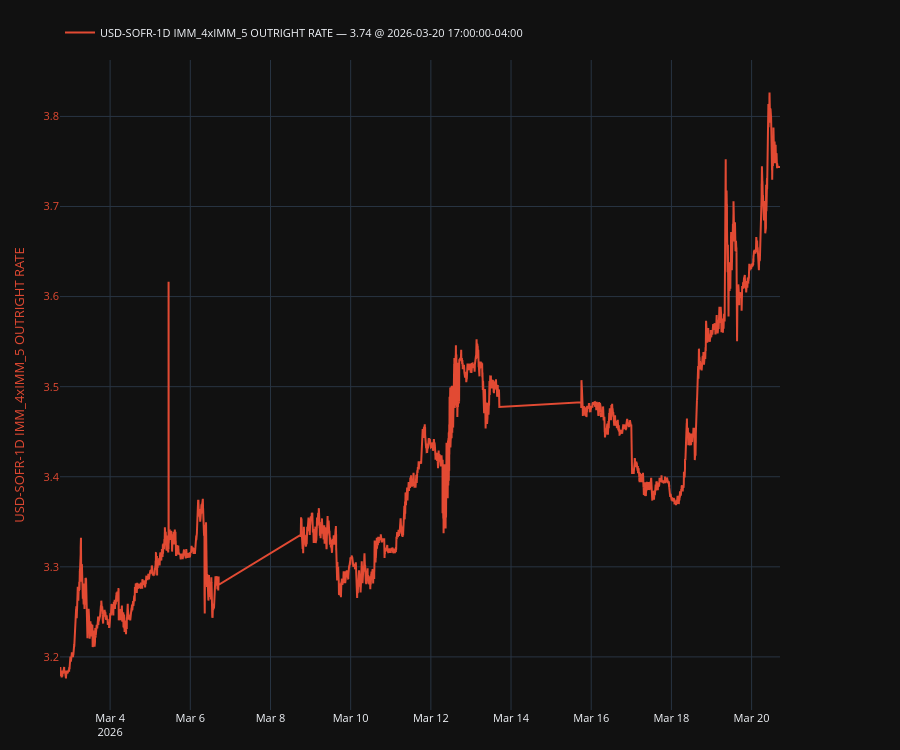

Notebook cell for this chart:
### Code cell
plot, fig, ax, ax2, legend = make_secondary_axis_plot(engine="plotly")
plot(
    df[q.col_name().replace("-Q12STIRT", "")],
    which="left",
    indicators=[
        # {"kind": "last", "style": {"linestyle": "--", "linewidth": 1.2, "color": "tab:purple"}},  
        # {"kind": "sma", "window": 60, "style": {"linestyle": "--", "color": "green"}},
    ],
    # ou={"enable": True, "steps": 126, "add_metrics_to_legend": True}
)
legend(show_date=True, loc="upper left")
plt.show()

### Figure 1 — Plotly figure (JSON) as saved in the notebook; plotly's stock layout.template omitted (floating-point values rounded to 4 significant figures; data arrays with more than 128 entries replaced by an {"elided": "..."} marker saying what was removed)
{"data": [{"line": {"color": "#E24A33"}, "mode": "lines", "name": "USD-SOFR-1D IMM_4xIMM_5 OUTRIGHT RATE — 3.74 @ 2026-03-20 17:00:00-04:00", "showlegend": true, "type": "scatter", "x": {"elided": "19334 str values"}, "y": {"elided": "19334 float values"}, "yaxis": "y"}], "layout": {"font": {"size": 11}, "height": 750, "legend": {"orientation": "h", "x": 0, "xanchor": "left", "y": 1.02, "yanchor": "bottom"}, "margin": {"b": 40, "l": 60, "r": 120, "t": 60}, "newshape": {"line": {"color": "red"}}, "title": {}, "xaxis": {"showgrid": true, "showspikes": true, "spikecolor": "white", "spikemode": "across", "spikesnap": "cursor"}, "yaxis": {"showgrid": true, "showspikes": true, "spikecolor": "white", "spikesnap": "cursor", "spikethickness": 0.5, "tickfont": {"color": "#E24A33"}, "title": {"font": {"color": "#E24A33"}, "text": "USD-SOFR-1D IMM_4xIMM_5 OUTRIGHT RATE"}}}}
